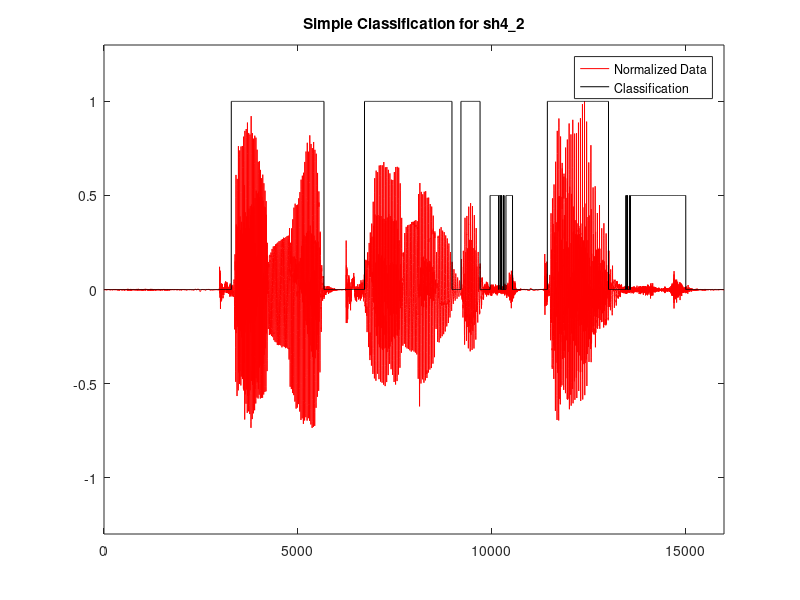

The MATLAB source for this figure:
clear all
close all
clc

load normed_speech.mat
%data=sh4_2;
data=sh4_7;
pads=zeros(120,1);
padded=cat(1, pads, data,pads);


frame_len=241;
frame_shift=1;
num_frames=fix(length(data)/frame_shift-frame_len/frame_shift);

enThresh=2;
zcrThresh=0.5;
classify = zeros(length(data),1);

for i=1:num_frames
    frame=padded(((i-1)*frame_shift+1):(i*frame_shift+frame_len));
    energy(i)=sum(frame.*frame);
    zcr(i) = sum(abs(diff(frame>0)))/frame_len;
    if energy(i)>enThresh
        classify(i)=1;
    elseif zcr(i)>zcrThresh
        classify(i)=.5;
    else
        classify(i)=0;
    end     
end

figure(1)
plot(data./max(data), 'r')
hold on
plot(classify, 'k')
legend('Normalized Data', 'Classification')
title('Simple Classification for sh4\_2')
axis([0 inf -1.3 1.3])

